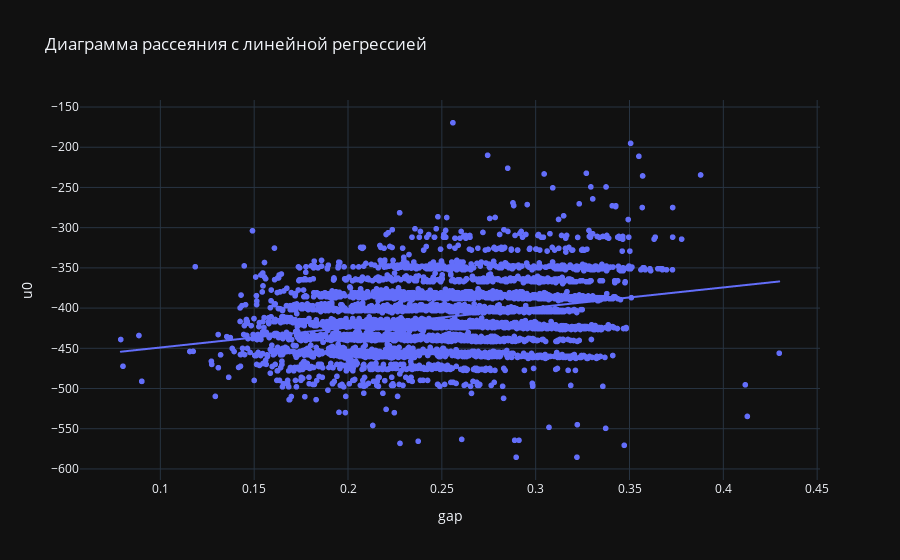

The notebook cell saved with this chart:
### Code cell
fig = px.scatter(df_after_FS, x='gap', y='u0', trendline="ols", title="Диаграмма рассеяния с линейной регрессией")
fig.update_layout(template='plotly_dark')
fig.show()

### Figure 1 — Plotly figure (JSON) as saved in the notebook; plotly's stock layout.template omitted (floating-point values rounded to 4 significant figures; data arrays with more than 128 entries replaced by an {"elided": "..."} marker saying what was removed)
{"data": [{"hovertemplate": "gap=%{x}<br>u0=%{y}<extra></extra>", "legendgroup": "", "marker": {"color": "#636efa", "symbol": "circle"}, "mode": "markers", "name": "", "showlegend": false, "x": {"elided": "4991 float values"}, "xaxis": "x", "y": {"elided": "4991 float values"}, "yaxis": "y", "type": "scattergl"}, {"hovertemplate": "<b>OLS trendline</b><br>u0 = 248.946 * gap + -473.892<br>R<sup>2</sup>=0.088776<br><br>gap=%{x}<br>u0=%{y} <b>(trend)</b><extra></extra>", "legendgroup": "", "marker": {"color": "#636efa", "symbol": "circle"}, "mode": "lines", "name": "", "showlegend": false, "x": {"elided": "4991 float values"}, "xaxis": "x", "y": {"elided": "4991 float values"}, "yaxis": "y", "type": "scattergl"}], "layout": {"xaxis": {"anchor": "y", "domain": [0.0, 1.0], "title": {"text": "gap"}}, "yaxis": {"anchor": "x", "domain": [0.0, 1.0], "title": {"text": "u0"}}, "legend": {"tracegroupgap": 0}, "title": {"text": "Диаграмма рассеяния с линейной регрессией"}}}
